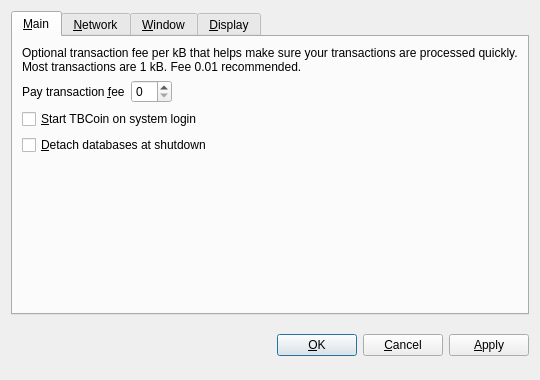
<?xml version="1.0" encoding="UTF-8"?>
<ui version="4.0">
 <class>OptionsDialog</class>
 <widget class="QDialog" name="OptionsDialog">
  <property name="geometry">
   <rect>
    <x>0</x>
    <y>0</y>
    <width>540</width>
    <height>380</height>
   </rect>
  </property>
  <property name="windowTitle">
   <string>Options</string>
  </property>
  <property name="modal">
   <bool>true</bool>
  </property>
  <layout class="QVBoxLayout" name="verticalLayout">
   <item>
    <widget class="QTabWidget" name="tabWidget">
     <property name="tabPosition">
      <enum>QTabWidget::North</enum>
     </property>
     <property name="currentIndex">
      <number>0</number>
     </property>
     <widget class="QWidget" name="tabMain">
      <attribute name="title">
       <string>&amp;Main</string>
      </attribute>
      <layout class="QVBoxLayout" name="verticalLayout_Main">
       <item>
        <widget class="QLabel" name="transactionFeeInfoLabel">
         <property name="text">
          <string>Optional transaction fee per kB that helps make sure your transactions are processed quickly. Most transactions are 1 kB. Fee 0.01 recommended.</string>
         </property>
         <property name="textFormat">
          <enum>Qt::PlainText</enum>
         </property>
         <property name="wordWrap">
          <bool>true</bool>
         </property>
        </widget>
       </item>
       <item>
        <layout class="QHBoxLayout" name="horizontalLayout_Main">
         <item>
          <widget class="QLabel" name="transactionFeeLabel">
           <property name="text">
            <string>Pay transaction &amp;fee</string>
           </property>
           <property name="textFormat">
            <enum>Qt::PlainText</enum>
           </property>
           <property name="buddy">
            <cstring>transactionFee</cstring>
           </property>
          </widget>
         </item>
         <item>
          <widget class="BitcoinAmountField" name="transactionFee"/>
         </item>
         <item>
          <spacer name="horizontalSpacer_Main">
           <property name="orientation">
            <enum>Qt::Horizontal</enum>
           </property>
           <property name="sizeHint" stdset="0">
            <size>
             <width>40</width>
             <height>20</height>
            </size>
           </property>
          </spacer>
         </item>
        </layout>
       </item>
       <item>
        <widget class="QCheckBox" name="bitcoinAtStartup">
         <property name="toolTip">
          <string>Automatically start TBCoin after logging in to the system.</string>
         </property>
         <property name="text">
          <string>&amp;Start TBCoin on system login</string>
         </property>
        </widget>
       </item>
       <item>
        <widget class="QCheckBox" name="detachDatabases">
         <property name="toolTip">
          <string>Detach block and address databases at shutdown. This means they can be moved to another data directory, but it slows down shutdown. The wallet is always detached.</string>
         </property>
         <property name="text">
          <string>&amp;Detach databases at shutdown</string>
         </property>
        </widget>
       </item>
       <item>
        <spacer name="verticalSpacer_Main">
         <property name="orientation">
          <enum>Qt::Vertical</enum>
         </property>
         <property name="sizeHint" stdset="0">
          <size>
           <width>20</width>
           <height>40</height>
          </size>
         </property>
        </spacer>
       </item>
      </layout>
     </widget>
     <widget class="QWidget" name="tabNetwork">
      <attribute name="title">
       <string>&amp;Network</string>
      </attribute>
      <layout class="QVBoxLayout" name="verticalLayout_Network">
       <item>
        <widget class="QCheckBox" name="mapPortUpnp">
         <property name="toolTip">
          <string>Automatically open the TBCoin client port on the router. This only works when your router supports UPnP and it is enabled.</string>
         </property>
         <property name="text">
          <string>Map port using &amp;UPnP</string>
         </property>
        </widget>
       </item>
       <item>
        <widget class="QCheckBox" name="connectSocks">
         <property name="toolTip">
          <string>Connect to the TBCoin network through a SOCKS proxy (e.g. when connecting through Tor).</string>
         </property>
         <property name="text">
          <string>&amp;Connect through SOCKS proxy:</string>
         </property>
        </widget>
       </item>
       <item>
        <layout class="QHBoxLayout" name="horizontalLayout_Network">
         <item>
          <widget class="QLabel" name="proxyIpLabel">
           <property name="text">
            <string>Proxy &amp;IP:</string>
           </property>
           <property name="textFormat">
            <enum>Qt::PlainText</enum>
           </property>
           <property name="buddy">
            <cstring>proxyIp</cstring>
           </property>
          </widget>
         </item>
         <item>
          <widget class="QValidatedLineEdit" name="proxyIp">
           <property name="maximumSize">
            <size>
             <width>140</width>
             <height>16777215</height>
            </size>
           </property>
           <property name="toolTip">
            <string>IP address of the proxy (e.g. 127.0.0.1)</string>
           </property>
          </widget>
         </item>
         <item>
          <widget class="QLabel" name="proxyPortLabel">
           <property name="text">
            <string>&amp;Port:</string>
           </property>
           <property name="textFormat">
            <enum>Qt::PlainText</enum>
           </property>
           <property name="buddy">
            <cstring>proxyPort</cstring>
           </property>
          </widget>
         </item>
         <item>
          <widget class="QLineEdit" name="proxyPort">
           <property name="maximumSize">
            <size>
             <width>55</width>
             <height>16777215</height>
            </size>
           </property>
           <property name="toolTip">
            <string>Port of the proxy (e.g. 9050)</string>
           </property>
          </widget>
         </item>
         <item>
          <widget class="QLabel" name="socksVersionLabel">
           <property name="text">
            <string>SOCKS &amp;Version:</string>
           </property>
           <property name="textFormat">
            <enum>Qt::PlainText</enum>
           </property>
           <property name="buddy">
            <cstring>socksVersion</cstring>
           </property>
          </widget>
         </item>
         <item>
          <widget class="QValueComboBox" name="socksVersion">
           <property name="toolTip">
            <string>SOCKS version of the proxy (e.g. 5)</string>
           </property>
          </widget>
         </item>
         <item>
          <spacer name="horizontalSpacer_Network">
           <property name="orientation">
            <enum>Qt::Horizontal</enum>
           </property>
           <property name="sizeHint" stdset="0">
            <size>
             <width>40</width>
             <height>20</height>
            </size>
           </property>
          </spacer>
         </item>
        </layout>
       </item>
       <item>
        <spacer name="verticalSpacer_Network">
         <property name="orientation">
          <enum>Qt::Vertical</enum>
         </property>
         <property name="sizeHint" stdset="0">
          <size>
           <width>20</width>
           <height>40</height>
          </size>
         </property>
        </spacer>
       </item>
      </layout>
     </widget>
     <widget class="QWidget" name="tabWindow">
      <attribute name="title">
       <string>&amp;Window</string>
      </attribute>
      <layout class="QVBoxLayout" name="verticalLayout_Window">
       <item>
        <widget class="QCheckBox" name="minimizeToTray">
         <property name="toolTip">
          <string>Show only a tray icon after minimizing the window.</string>
         </property>
         <property name="text">
          <string>&amp;Minimize to the tray instead of the taskbar</string>
         </property>
        </widget>
       </item>
       <item>
        <widget class="QCheckBox" name="minimizeOnClose">
         <property name="toolTip">
          <string>Minimize instead of exit the application when the window is closed. When this option is enabled, the application will be closed only after selecting Quit in the menu.</string>
         </property>
         <property name="text">
          <string>M&amp;inimize on close</string>
         </property>
        </widget>
       </item>
       <item>
        <spacer name="verticalSpacer_Window">
         <property name="orientation">
          <enum>Qt::Vertical</enum>
         </property>
         <property name="sizeHint" stdset="0">
          <size>
           <width>20</width>
           <height>40</height>
          </size>
         </property>
        </spacer>
       </item>
      </layout>
     </widget>
     <widget class="QWidget" name="tabDisplay">
      <attribute name="title">
       <string>&amp;Display</string>
      </attribute>
      <layout class="QVBoxLayout" name="verticalLayout_Display">
       <item>
        <layout class="QHBoxLayout" name="horizontalLayout_1_Display">
         <item>
          <widget class="QLabel" name="langLabel">
           <property name="text">
            <string>User Interface &amp;language:</string>
           </property>
           <property name="textFormat">
            <enum>Qt::PlainText</enum>
           </property>
           <property name="buddy">
            <cstring>lang</cstring>
           </property>
          </widget>
         </item>
         <item>
          <widget class="QValueComboBox" name="lang">
           <property name="toolTip">
            <string>The user interface language can be set here. This setting will take effect after restarting TBCoin.</string>
           </property>
          </widget>
         </item>
        </layout>
       </item>
       <item>
        <layout class="QHBoxLayout" name="horizontalLayout_2_Display">
         <item>
          <widget class="QLabel" name="unitLabel">
           <property name="text">
            <string>&amp;Unit to show amounts in:</string>
           </property>
           <property name="textFormat">
            <enum>Qt::PlainText</enum>
           </property>
           <property name="buddy">
            <cstring>unit</cstring>
           </property>
          </widget>
         </item>
         <item>
          <widget class="QValueComboBox" name="unit">
           <property name="toolTip">
            <string>Choose the default subdivision unit to show in the interface and when sending coins.</string>
           </property>
          </widget>
         </item>
        </layout>
       </item>
       <item>
        <widget class="QCheckBox" name="displayAddresses">
         <property name="toolTip">
          <string>Whether to show TBCoin addresses in the transaction list or not.</string>
         </property>
         <property name="text">
          <string>&amp;Display addresses in transaction list</string>
         </property>
        </widget>
       </item>
       <item>
        <widget class="QCheckBox" name="coinControlFeatures">
         <property name="toolTip">
          <string>Whether to show coin control features or not.</string>
         </property>
         <property name="text">
          <string>Display coin &amp;control features (experts only!)</string>
         </property>
        </widget>
       </item>
       <item>
        <spacer name="verticalSpacer_Display">
         <property name="orientation">
          <enum>Qt::Vertical</enum>
         </property>
         <property name="sizeHint" stdset="0">
          <size>
           <width>20</width>
           <height>40</height>
          </size>
         </property>
        </spacer>
       </item>
      </layout>
     </widget>
    </widget>
   </item>
   <item>
    <layout class="QHBoxLayout" name="horizontalLayout_Buttons">
     <item>
      <spacer name="horizontalSpacer_1">
       <property name="orientation">
        <enum>Qt::Horizontal</enum>
       </property>
       <property name="sizeHint" stdset="0">
        <size>
         <width>40</width>
         <height>48</height>
        </size>
       </property>
      </spacer>
     </item>
     <item>
      <widget class="QLabel" name="statusLabel">
       <property name="font">
        <font>
         <weight>75</weight>
         <bold>true</bold>
        </font>
       </property>
       <property name="text">
        <string/>
       </property>
       <property name="textFormat">
        <enum>Qt::PlainText</enum>
       </property>
       <property name="wordWrap">
        <bool>true</bool>
       </property>
      </widget>
     </item>
     <item>
      <spacer name="horizontalSpacer_2">
       <property name="orientation">
        <enum>Qt::Horizontal</enum>
       </property>
       <property name="sizeHint" stdset="0">
        <size>
         <width>40</width>
         <height>48</height>
        </size>
       </property>
      </spacer>
     </item>
     <item>
      <widget class="QPushButton" name="okButton">
       <property name="text">
        <string>&amp;OK</string>
       </property>
      </widget>
     </item>
     <item>
      <widget class="QPushButton" name="cancelButton">
       <property name="text">
        <string>&amp;Cancel</string>
       </property>
       <property name="autoDefault">
        <bool>false</bool>
       </property>
      </widget>
     </item>
     <item>
      <widget class="QPushButton" name="applyButton">
       <property name="text">
        <string>&amp;Apply</string>
       </property>
       <property name="autoDefault">
        <bool>false</bool>
       </property>
      </widget>
     </item>
    </layout>
   </item>
  </layout>
 </widget>
 <customwidgets>
  <customwidget>
   <class>BitcoinAmountField</class>
   <extends>QSpinBox</extends>
   <header>bitcoinamountfield.h</header>
  </customwidget>
  <customwidget>
   <class>QValueComboBox</class>
   <extends>QComboBox</extends>
   <header>qvaluecombobox.h</header>
  </customwidget>
  <customwidget>
   <class>QValidatedLineEdit</class>
   <extends>QLineEdit</extends>
   <header>qvalidatedlineedit.h</header>
  </customwidget>
 </customwidgets>
 <resources/>
 <connections/>
</ui>
